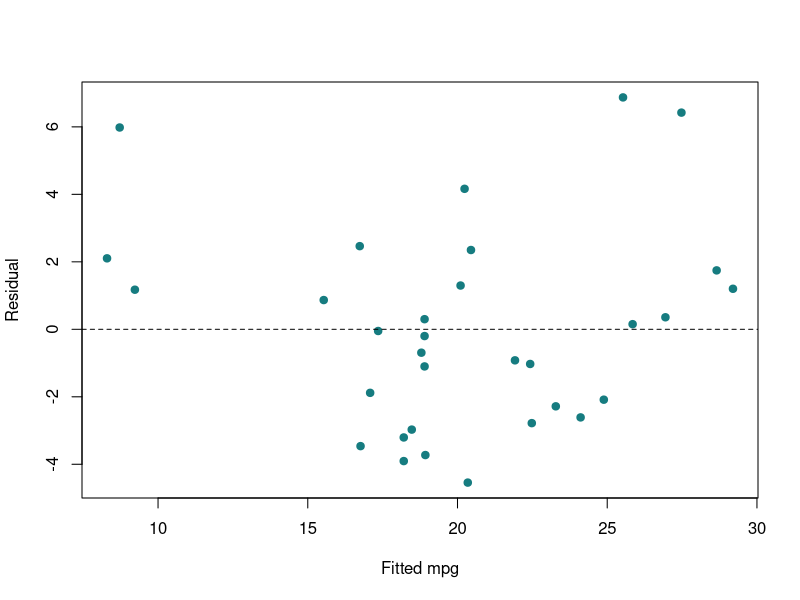

This figure's R source:
fit <- lm(mpg ~ wt, data=mtcars)
summary(fit)
plot(fitted(fit), resid(fit), pch=19, col="#167c80", xlab="Fitted mpg", ylab="Residual")
abline(h=0, lty=2)
